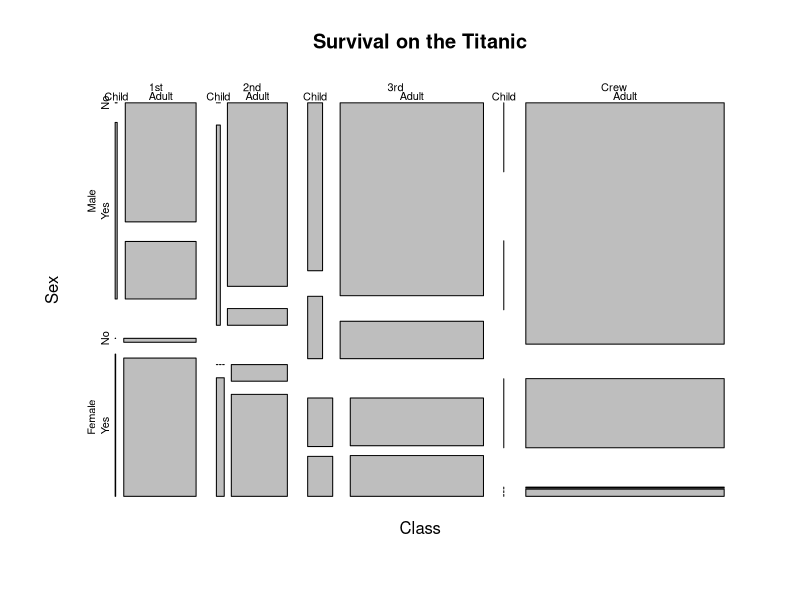

R code for this plot:
## ---- chunk 1
knitr::opts_chunk$set(echo = FALSE)
## ---- chunk 2

data("Titanic")
require(graphics)

## ---- chunk 3
mosaicplot(Titanic, main = "Survival on the Titanic")
